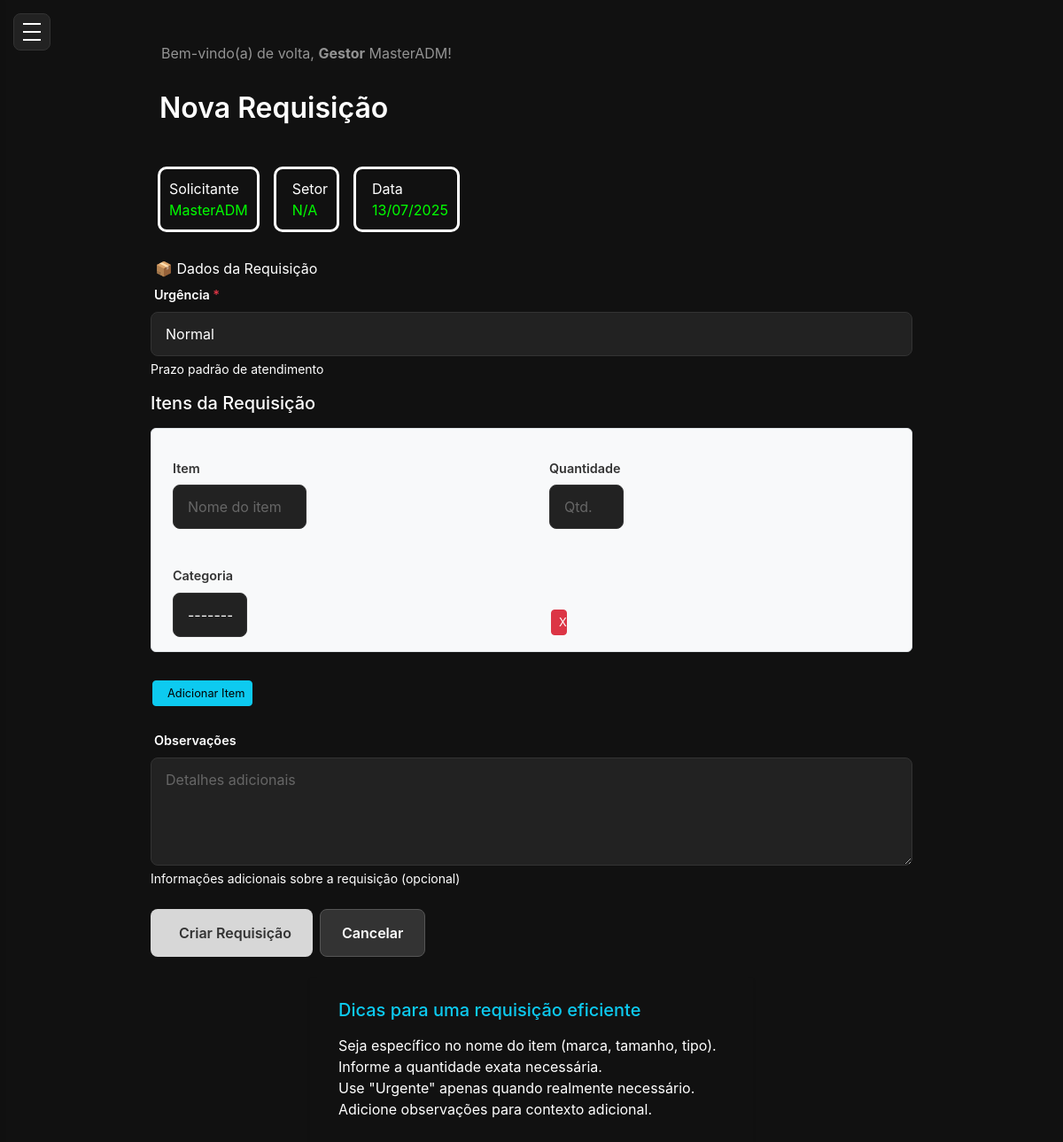
The page /requisicoes/criar/ (signed in) on the database its author committed.
### core/models.py (models this page shows, shortened)
class User(AbstractUser):
    id = models.UUIDField(primary_key=True, default = uuid.uuid4, editable=False)
    email = models.EmailField(unique=True)
    role = models.CharField(
        max_length=20,
        choices=Role.choices,
        default=Role.Almoxarife,
        verbose_name='Função',
    )
    sector = models.ForeignKey(Sector, on_delete=models.SET_NULL, blank=True, null=True)
    is_active = models.BooleanField(default=True, verbose_name="Ativo")
    USERNAME_FIELD = 'email'  # Ou 'email' se quiser autenticar por email
    REQUIRED_FIELDS = ['username']  # Garante que o email é obrigatório no admin
    class Meta:
        verbose_name = 'Usuário'
        verbose_name_plural = 'Usuários'

class Request(models.Model):
    id = models.UUIDField(primary_key=True, default = uuid.uuid4, editable=False)
    requester = models.ForeignKey(User,
        on_delete=models.PROTECT,
        related_name='requests_made',
        verbose_name="Requisitante",
    )
    atendido_por = models.ForeignKey(User,
        on_delete=models.SET_NULL,
        related_name='requests_attended',
        verbose_name="Atendido por",
        null=True, blank=True
    )
    sector = models.ForeignKey(Sector,
        on_delete=models.PROTECT,
        related_name='requests_from_sector',
        verbose_name="Setor",
    )
    request_code = models.CharField(max_length=20, unique=True, blank=True, null=True, verbose_name="Código da Requisição")
    urgency = models.CharField(
        max_length=10,
        choices=Urgency.choices,
        default=Urgency.NORMAL,
        verbose_name="Urgência",
    )
    observations = models.TextField(max_length=255, verbose_name="Observações")
    status = models.CharField(
        max_length=15,
        choices=RequestStatus.choices,
        default=RequestStatus.PENDING,
        verbose_name="Status",
    )
    created_at = models.DateTimeField(auto_now_add=True, verbose_name="Data da Requisição")
    updated_at = models.DateTimeField(auto_now=True, verbose_name="Ultima Atualização")
    class Meta:
        verbose_name = 'Requisição'
        verbose_name_plural = 'Requisições'
        ordering = ['-created_at']

### core/views.py (the view)
# urls.py: path('requisicoes/criar/',views.criar_requisicao,name='criar_requisicao'),
@login_required
def criar_requisicao(request):
    data_today = timezone.localdate()
    user_requests = Request.objects.filter(requester=request.user)
    context = {
        'pending_requests': user_requests.filter(status=RequestStatus.PENDING).count(),
        'approved_requests': user_requests.filter(status=RequestStatus.APPROVED).count(),
        'total_requests': user_requests.count(),
        'data_today': data_today,
    }
    if request.method == 'POST':
        form = RequestForm(request.POST)
        formset = RequestItemFormSet(request.POST, request.FILES)
        if form.is_valid() and formset.is_valid():
            with transaction.atomic():
                requisicao = form.save(commit=False)
                requisicao.requester = request.user
                if request.user.sector:
                    requisicao.sector = request.user.sector
                else:
                    form.add_error(None, 'Seu usuário não possui um setor cadastrado. Por favor, entre em contato com o gestor para que ele seja associado a um setor.')
                    context['form'] = form
                    context['formset'] = formset
                    return render(request, 'core/criar_requisicao.html', context)
                requisicao.save()
                formset.instance = requisicao
                formset.save()
            try:
                requests.post('http://localhost:8001/notify', json={"action": "created"})
            except Exception:
                pass
            messages.success(request, 'Requisição criada com sucesso!')
            return redirect('core:listar_requisicoes')
        else:
            messages.error(request, 'Por favor, corrija os erros no formulário abaixo.')
    else:
        form = RequestForm()
        formset = RequestItemFormSet()
    context['form'] = form
    context['formset'] = formset
    return render(request, 'core/criar_requisicao.html', context)

### core/forms.py
class RequestForm(forms.ModelForm):
    class Meta:
        model = Request
        fields = ['urgency', 'observations']
        widgets = {'observations': forms.Textarea(attrs={'rows': 4})}
        labels = {
            'urgency': 'Urgência',
            'observations': 'Observações',
        }
        help_texts = {
            'urgency': 'Prazo padrão de atendimento',
            'observations': 'Informações adicionais sobre a requisição (opcional)',
        }
    def __init__(self, *args, **kwargs):
        super().__init__(*args, **kwargs)
        for field_name, field in self.fields.items():
            field.widget.attrs['class'] = 'form-control'
            if field_name == 'urgency':
                field.widget.attrs['class'] = 'form-select'
            if field_name == 'observations':
                field.widget.attrs['placeholder'] = 'Detalhes adicionais'

### templates/core/criar_requisicao.html (shortened to what this page needs)
{% extends 'base.html' %}
{% load static %}
{% block content %}
    <div class="card-title-requisicao">Nova Requisição</div>
    <div class="d-flex gap-3 mb-4">
        <div class="info-card">
            <div class="d-flex align-items-center">
                <div class="requisitante-card">
                    <div class="label">Solicitante</div>
                    <div class="value">{{ user.get_full_name|default:user.username }}</div>
                </div>
            </div>
        </div>
        <div  class="requisitante-card">
            <div class="d-flex align-items-center">
                <div>
                    <div class="label">Setor</div>
                    <div class="value">{{ user.sector.name|default:"N/A" }}</div>
                </div>
            </div>
        </div>
        <div class="requisitante-card">
            <div class="d-flex align-items-center">
                <div>
                    <div class="label">Data</div>
                    <div class="value">{{ data_today|date:"d/m/Y"}}</div>
                </div>
            </div>
        </div>
    </div>
    <div class="requisicao-card mb-4">
        <div class="requisicao-card-header">
            <div>
                <div class="requisicao-card-title">📦 Dados da Requisição
                </div>
            </div>
        </div>
        <div class="card-body">
            <form method="post">
                <div class="mb-3">
                    <label for="{{ form.urgency.id_for_label }}" class="form-label">
                         {{ form.urgency.label }} <span class="text-danger">*</span>
                    </label>
                    {{ form.urgency }}
                    {% if form.urgency.help_text %}
                        <div class="form-text text-reset text-muted">{{ form.urgency.help_text }}</div>
                    {% endif %}
                </div>
                <h5 class="mb-3">Itens da Requisição</h5>
                <div id="formset-container">
                    {% for item_form in formset %}
                        <div class="item-formset-row mb-3 p-3 border rounded bg-light text-dark">
                            <div class="row g-3">
                                <div class="col-md-5">
                                    <label for="{{ item_form.item_requested.id_for_label }}" class="form-label">Item</label>
                                    {{ item_form.item_requested }}
                                </div>
                                <div class="col-md-3">
                                    <label for="{{ item_form.quantify.id_for_label }}" class="form-label">Quantidade</label>
                                    {{ item_form.quantify }}
                                </div>
                                <div class="col-md-3">
                                    <label for="{{ item_form.category.id_for_label }}" class="form-label">Categoria</label>
                                    {{ item_form.category }}
                                </div>
                                <div class="col-md-1 d-flex align-items-end">
                                    {% if formset.can_delete %}
                                        <button type="button" class="btn btn-danger btn-sm remove-item-btn" style="width: 100%;">X</button>
                                    {% endif %}
                                </div>
                            </div>
                        </div>
                    {% endfor %}
                </div>
                <button type="button" id="add-item" class="btn btn-info btn-sm mt-3"> Adicionar Item</button>
                <div class="mb-3 mt-4">
                    <label for="{{ form.observations.id_for_label }}" class="form-label">
                         {{ form.observations.label }}
                    </label>
                    {{ form.observations }}
                    {% if form.observations.help_text %}
                        <div class="form-text text-reset text-muted">{{ form.observations.help_text }}</div>
                    {% endif %}
                </div>
                <div class="d-flex justify-content-start mt-4">
                    <button type="submit" class="btn btn-primary me-2">
                         Criar Requisição
                    </button>
                    <a href="{% url 'core:listar_requisicoes' %}" class="btn btn-secondary">Cancelar</a>
                </div>
            </form>
        </div>
    </div>
     <div class="dicas-card-container">
        <div class="d-flex justify-content-center mt-4">
            <div class="dicas-card shadow-sm p-4" style="max-width: 500px; width: 100%;">
                <h5 class="mb-3 text-info"> Dicas para uma requisição eficiente</h5>
                <ul class="list-unstyled">
                    <li> Seja específico no nome do item (marca, tamanho, tipo).</li>
                    <li> Informe a quantidade exata necessária.</li>
                    <li> Use "Urgente" apenas quando realmente necessário.</li>
                    <li> Adicione observações para contexto adicional.</li>
                </ul>
            </div>
        </div>
    </div>
{% endblock %}

### templates/base.html (shortened to what this page needs)
<!DOCTYPE html>
<html lang="pt-br">
<head>
    <link href="https://cdn.jsdelivr.net/npm/bootstrap@5.3.3/dist/css/bootstrap.min.css" rel="stylesheet">
    {% load static %}
    <link rel="stylesheet" href="{% static 'style.css' %}">
</head>
<body>
    <button class="mobile-menu-toggle" id="mobile-menu-toggle" aria-label="Abrir menu">
        <div class="hamburger">
            <span></span>
            <span></span>
            <span></span>
        </div>
    </button>
    <div class="layout-wrapper">
        <nav class="navbar navbar-dark" style="background-color: #111;">
            <div class="container-fluid">
                <span class="navbar-text">
                    Bem-vindo(a) de volta, <strong>{{ user.get_role_display }}</strong> {{ user.get_full_name|default:user.username }}!
                </span>
            </div>
        </nav>
        {% block content %}{% endblock %}
    </div>
</body>
</html>

### static/style.css (style rules this page uses)
* { margin: 0; padding: 0; box-sizing: border-box; }
html, body { height: 100%; font-family: 'Inter', Arial, sans-serif; background: #111; color: #fff; }
.mobile-menu-toggle { position: fixed; top: 15px; left: 15px; z-index: 20; background: #222; border: 1px solid #333; border-radius: 8px; padding: 10px; cursor: pointer; transition: background 0.2s; }
.mobile-menu-toggle .hamburger { width: 20px; height: 20px; position: relative; display: flex; flex-direction: column; justify-content: space-between; }
.mobile-menu-toggle .hamburger span { width: 100%; height: 2px; background: #fff; transition: all 0.3s ease; }
.layout-wrapper { flex: 1; background: #111; color: #fff; width: calc(100vw - 260px); min-height: 100vh; padding: 32px 40px; overflow-x: auto; box-sizing: border-box; margin-left: 260px; transition: margin-left 0.3s ease, width 0.3s ease; margin-right: auto; margin-left: auto; }
@media (min-width: 769px) { .layout-wrapper { margin-left: 260px; margin-right: auto; margin-left: auto; } }
.row { display: grid; grid-template-columns: repeat(2, 1fr); gap: 24px; margin: 0; align-items: stretch; }
.btn-sm { padding: 4px 8px; font-size: 0.8rem; margin: 2px; }
.card-title-requisicao { font-size: 2rem; font-weight: 600; margin-bottom: 2rem; color: #ffffff; padding: 10px 10px; }
.requisitante-card { border:solid white; border-radius: 10px; padding: 10px 10px; }
.requisitante-card .value { color: #0f0; }
.requisicao-card-title { padding: 5px 5px; }
.form-label { font-size: 0.9rem; font-weight: 600; color: #fff; }
.form-control, .form-select { background: #222; border: 1px solid #333; border-radius: 8px; padding: 12px 16px; color: #fff; font-size: 1rem; transition: border-color 0.2s; }
.form-control::placeholder { color: #666; }
.btn-primary { background: #d7d7d7; color: #333; border: none; border-radius: 8px; padding: 14px 24px; font-size: 1rem; font-weight: 600; cursor: pointer; transition: background 0.2s; }
.btn-secondary { background: #333; color: #fff; border: 1px solid #555; border-radius: 8px; padding: 14px 24px; font-size: 1rem; font-weight: 600; cursor: pointer; transition: background 0.2s; }
.text-danger { color: #ff6666; }
.item-formset-row.bg-light .form-label { color: #333 !important; }

### rows shown on the page
User: role "Gestor", get_full_name "MasterADM", sector.name "N/A"

### other values the page prints
{{ data_today|date:"d/m/Y" }} "13/07/2025"
